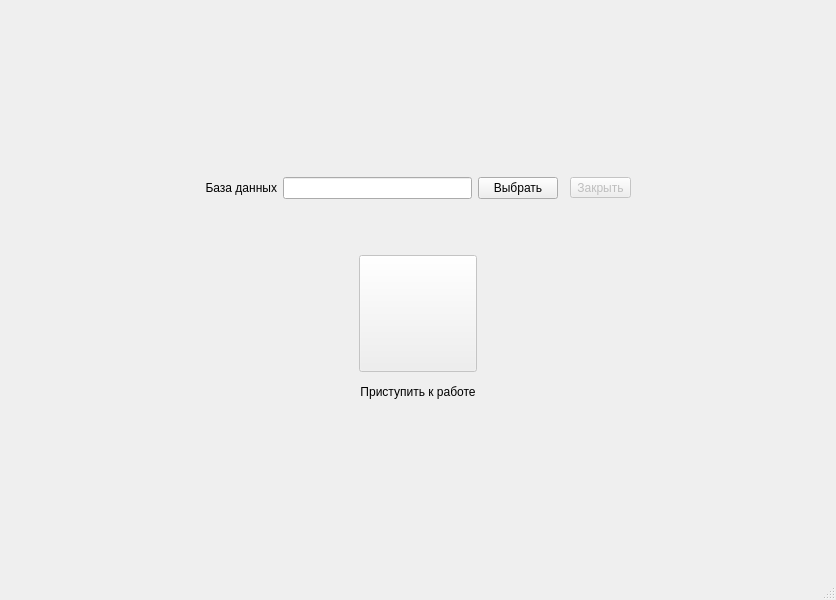
<?xml version="1.0" encoding="UTF-8"?>
<ui version="4.0">
 <class>ILC</class>
 <widget class="QMainWindow" name="ILC">
  <property name="geometry">
   <rect>
    <x>0</x>
    <y>0</y>
    <width>836</width>
    <height>600</height>
   </rect>
  </property>
  <property name="windowTitle">
   <string>MainWindow</string>
  </property>
  <property name="styleSheet">
   <string notr="true"/>
  </property>
  <widget class="QWidget" name="centralwidget">
   <property name="styleSheet">
    <string notr="true"/>
   </property>
   <layout class="QGridLayout" name="gridLayout">
    <item row="1" column="0">
     <layout class="QGridLayout" name="gridLayout_2">
      <item row="2" column="0">
       <spacer name="horizontalSpacer">
        <property name="orientation">
         <enum>Qt::Horizontal</enum>
        </property>
        <property name="sizeHint" stdset="0">
         <size>
          <width>40</width>
          <height>20</height>
         </size>
        </property>
       </spacer>
      </item>
      <item row="2" column="1">
       <widget class="QLabel" name="label_2">
        <property name="text">
         <string>База данных</string>
        </property>
        <property name="alignment">
         <set>Qt::AlignRight|Qt::AlignTrailing|Qt::AlignVCenter</set>
        </property>
       </widget>
      </item>
      <item row="2" column="6">
       <spacer name="horizontalSpacer_2">
        <property name="orientation">
         <enum>Qt::Horizontal</enum>
        </property>
        <property name="sizeHint" stdset="0">
         <size>
          <width>40</width>
          <height>20</height>
         </size>
        </property>
       </spacer>
      </item>
      <item row="2" column="5">
       <widget class="QToolButton" name="close_db">
        <property name="enabled">
         <bool>false</bool>
        </property>
        <property name="text">
         <string>Закрыть</string>
        </property>
       </widget>
      </item>
      <item row="2" column="2">
       <widget class="QLineEdit" name="path_db"/>
      </item>
      <item row="3" column="0">
       <spacer name="verticalSpacer_3">
        <property name="orientation">
         <enum>Qt::Vertical</enum>
        </property>
        <property name="sizeType">
         <enum>QSizePolicy::Fixed</enum>
        </property>
        <property name="sizeHint" stdset="0">
         <size>
          <width>20</width>
          <height>50</height>
         </size>
        </property>
       </spacer>
      </item>
      <item row="0" column="0">
       <spacer name="verticalSpacer_2">
        <property name="orientation">
         <enum>Qt::Vertical</enum>
        </property>
        <property name="sizeHint" stdset="0">
         <size>
          <width>20</width>
          <height>40</height>
         </size>
        </property>
       </spacer>
      </item>
      <item row="4" column="0" colspan="7">
       <layout class="QGridLayout" name="gridLayout_4" columnstretch="0,0,0">
        <property name="bottomMargin">
         <number>0</number>
        </property>
        <property name="horizontalSpacing">
         <number>15</number>
        </property>
        <property name="verticalSpacing">
         <number>10</number>
        </property>
        <item row="0" column="1">
         <widget class="QToolButton" name="button_packet">
          <property name="enabled">
           <bool>false</bool>
          </property>
          <property name="styleSheet">
           <string notr="true"/>
          </property>
          <property name="text">
           <string/>
          </property>
          <property name="icon">
           <iconset resource="resources.qrc">
            <normaloff>:/icons/panel/packet.png</normaloff>:/icons/panel/packet.png</iconset>
          </property>
          <property name="iconSize">
           <size>
            <width>110</width>
            <height>110</height>
           </size>
          </property>
         </widget>
        </item>
        <item row="1" column="2">
         <spacer name="horizontalSpacer_3">
          <property name="orientation">
           <enum>Qt::Horizontal</enum>
          </property>
          <property name="sizeHint" stdset="0">
           <size>
            <width>40</width>
            <height>20</height>
           </size>
          </property>
         </spacer>
        </item>
        <item row="1" column="0">
         <spacer name="horizontalSpacer_5">
          <property name="orientation">
           <enum>Qt::Horizontal</enum>
          </property>
          <property name="sizeHint" stdset="0">
           <size>
            <width>40</width>
            <height>20</height>
           </size>
          </property>
         </spacer>
        </item>
        <item row="1" column="1">
         <widget class="QLabel" name="label_4">
          <property name="text">
           <string>Приступить к работе</string>
          </property>
          <property name="alignment">
           <set>Qt::AlignCenter</set>
          </property>
         </widget>
        </item>
       </layout>
      </item>
      <item row="2" column="3">
       <widget class="QPushButton" name="select_db">
        <property name="text">
         <string>Выбрать</string>
        </property>
       </widget>
      </item>
      <item row="5" column="2" colspan="3">
       <spacer name="verticalSpacer">
        <property name="orientation">
         <enum>Qt::Vertical</enum>
        </property>
        <property name="sizeHint" stdset="0">
         <size>
          <width>20</width>
          <height>40</height>
         </size>
        </property>
       </spacer>
      </item>
     </layout>
    </item>
   </layout>
  </widget>
  <widget class="QMenuBar" name="menubar">
   <property name="geometry">
    <rect>
     <x>0</x>
     <y>0</y>
     <width>836</width>
     <height>21</height>
    </rect>
   </property>
  </widget>
  <widget class="QStatusBar" name="statusbar"/>
 </widget>
 <resources>
  <include location="resources.qrc"/>
 </resources>
 <connections/>
</ui>
